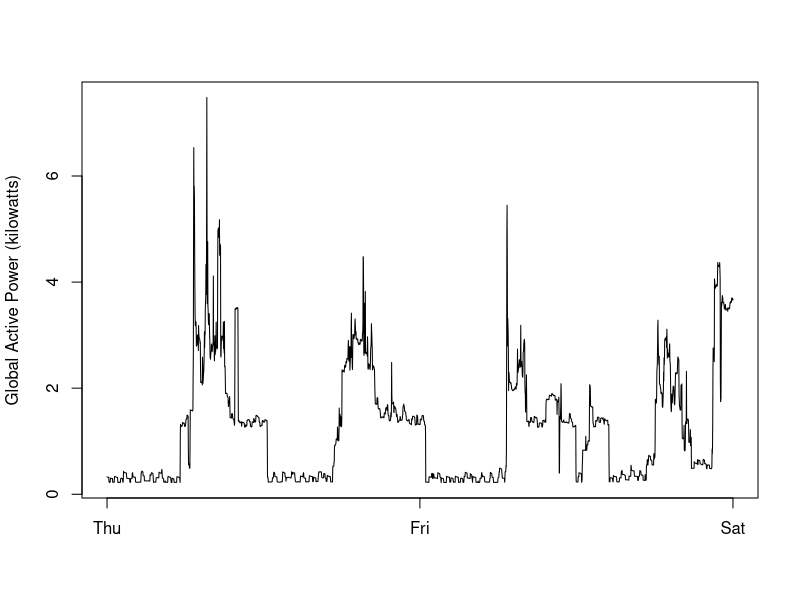

The R script that drew this image:
hpc <- read.csv("data/hpc.csv")
png(filename = "plots/plot2.png", width = 480, height = 480)
# Sys.setlocale(locale = "C")
# hpc$weekdays <- strtrim(weekdays(as.Date(hpc$Date_Time)), 3)
plot(hpc$Global_active_power, type = "l", xlab = "", ylab = "Global Active Power (kilowatts)", xaxt="n")
axis(1, c(1, nrow(hpc) / 2, nrow(hpc)), c("Thu", "Fri", "Sat"))
dev.off()
